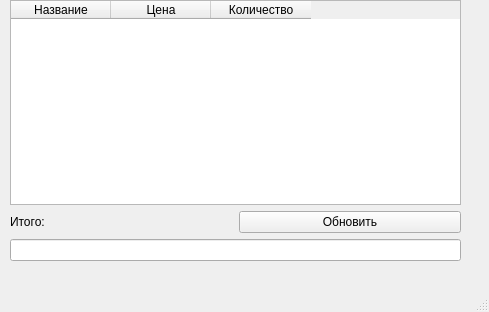
<?xml version="1.0" encoding="UTF-8"?>
<ui version="4.0">
 <class>MainWindow</class>
 <widget class="QMainWindow" name="MainWindow">
  <property name="geometry">
   <rect>
    <x>0</x>
    <y>0</y>
    <width>489</width>
    <height>312</height>
   </rect>
  </property>
  <property name="sizePolicy">
   <sizepolicy hsizetype="Fixed" vsizetype="Fixed">
    <horstretch>0</horstretch>
    <verstretch>0</verstretch>
   </sizepolicy>
  </property>
  <property name="windowTitle">
   <string>MainWindow</string>
  </property>
  <widget class="QWidget" name="centralwidget">
   <widget class="QWidget" name="layoutWidget">
    <property name="geometry">
     <rect>
      <x>10</x>
      <y>0</y>
      <width>451</width>
      <height>261</height>
     </rect>
    </property>
    <layout class="QGridLayout" name="gridLayout">
     <item row="1" column="1">
      <widget class="QPushButton" name="btn">
       <property name="text">
        <string>Обновить</string>
       </property>
      </widget>
     </item>
     <item row="1" column="0">
      <widget class="QLabel" name="label">
       <property name="text">
        <string>Итого:</string>
       </property>
      </widget>
     </item>
     <item row="0" column="0" colspan="2">
      <widget class="QTableWidget" name="tableWidget">
       <property name="rowCount">
        <number>0</number>
       </property>
       <property name="columnCount">
        <number>3</number>
       </property>
       <column>
        <property name="text">
         <string>Название</string>
        </property>
       </column>
       <column>
        <property name="text">
         <string>Цена</string>
        </property>
       </column>
       <column>
        <property name="text">
         <string>Количество</string>
        </property>
       </column>
      </widget>
     </item>
     <item row="2" column="0" colspan="2">
      <widget class="QLineEdit" name="bill"/>
     </item>
    </layout>
   </widget>
  </widget>
  <widget class="QMenuBar" name="menubar">
   <property name="geometry">
    <rect>
     <x>0</x>
     <y>0</y>
     <width>489</width>
     <height>26</height>
    </rect>
   </property>
  </widget>
  <widget class="QStatusBar" name="statusbar"/>
 </widget>
 <resources/>
 <connections/>
</ui>
